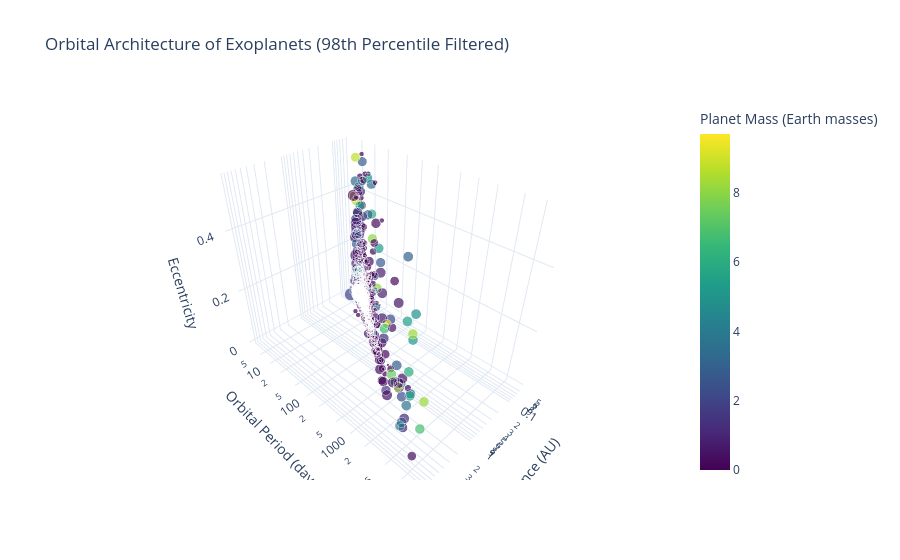

Notebook cell for this chart:
### Markdown cell above
## A revoir

### Code cell
import plotly.express as px
import numpy as np

df_plot = df.dropna(subset=[
    "semi_major_axis", "period", "eccentricity", "mass", "radius"
]).copy()

# Filtrage initial large
df_plot = df_plot[
    (df_plot["semi_major_axis"] < 50) &
    (df_plot["mass"] < 10000)
]

# Filtrage par percentiles (on garde 98% des données)
period_upper = df_plot["period"].quantile(0.98)
ecc_upper = df_plot["eccentricity"].quantile(0.98)
mass_upper = df_plot["mass"].quantile(0.98)
sma_upper = df_plot["semi_major_axis"].quantile(0.98)

df_plot = df_plot[
    (df_plot["period"] < period_upper) &
    (df_plot["eccentricity"] < ecc_upper) &
    (df_plot["mass"] < mass_upper) &
    (df_plot["semi_major_axis"] < sma_upper) &
    (df_plot["semi_major_axis"] > 0.05)
]

print(f"Nombre de points après filtrage : {len(df_plot)}")
print(f"Période max: {df_plot['period'].max():.0f} jours")
print(f"Excentricité max: {df_plot['eccentricity'].max():.2f}")

df_plot["size"] = np.log1p(df_plot["radius"])

fig = px.scatter_3d(
    df_plot,
    x="semi_major_axis",
    y="period",
    z="eccentricity",
    color="mass",
    size="size",
    color_continuous_scale="viridis",
    log_x=True,
    log_y=True,
    opacity=0.7,
    hover_name="name",
    title="Orbital Architecture of Exoplanets (98th Percentile Filtered)",
    labels={
        "semi_major_axis": "Distance (AU)",
        "period": "Orbital Period (days)",
        "eccentricity": "Eccentricity",
        "mass": "Planet Mass (Earth masses)"
    }
)

fig.update_layout(
    scene=dict(
        xaxis=dict(showspikes=False),
        yaxis=dict(showspikes=False),
        zaxis=dict(showspikes=False)
    ),
    template="plotly_white"
)

fig.show()

### Figure 1 — Plotly figure (JSON) as saved in the notebook; plotly's stock layout.template omitted (floating-point values rounded to 4 significant figures; data arrays with more than 128 entries replaced by an {"elided": "..."} marker saying what was removed)
{"data": [{"hovertemplate": "<b>%{hovertext}</b><br><br>Distance (AU)=%{x}<br>Orbital Period (days)=%{y}<br>Eccentricity=%{z}<br>size=%{marker.size}<br>Planet Mass (Earth masses)=%{marker.color}<extra></extra>", "hovertext": {"elided": "680 str values"}, "legendgroup": "", "marker": {"color": {"elided": "680 float values"}, "coloraxis": "coloraxis", "opacity": 0.7, "size": {"elided": "680 float values"}, "sizemode": "area", "sizeref": 0.002816, "symbol": "circle"}, "mode": "markers", "name": "", "scene": "scene", "showlegend": false, "x": {"elided": "680 float values"}, "y": {"elided": "680 float values"}, "z": {"elided": "680 float values"}, "type": "scatter3d"}], "layout": {"scene": {"domain": {"x": [0.0, 1.0], "y": [0.0, 1.0]}, "xaxis": {"title": {"text": "Distance (AU)"}, "type": "log", "showspikes": false}, "yaxis": {"title": {"text": "Orbital Period (days)"}, "type": "log", "showspikes": false}, "zaxis": {"title": {"text": "Eccentricity"}, "showspikes": false}}, "coloraxis": {"colorbar": {"title": {"text": "Planet Mass (Earth masses)"}}, "colorscale": [[0.0, "#440154"], [0.1111, "#482878"], [0.2222, "#3e4989"], [0.3333, "#31688e"], [0.4444, "#26828e"], [0.5556, "#1f9e89"], [0.6667, "#35b779"], [0.7778, "#6ece58"], [0.8889, "#b5de2b"], [1.0, "#fde725"]]}, "legend": {"tracegroupgap": 0, "itemsizing": "constant"}, "title": {"text": "Orbital Architecture of Exoplanets (98th Percentile Filtered)"}}}
